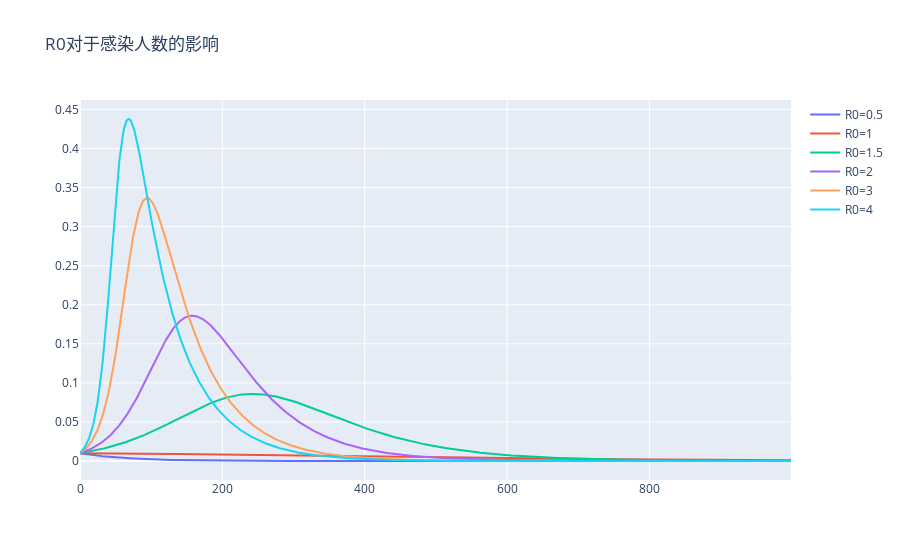

Source (notebook cell):
### Code cell
R_list=[0.5,1,1.5,2,3,4]
fig=go.Figure()

for R0 in R_list:
    beta=v*R0
    S=[N0]
    I=[NI0]
    R=[0]

    T=range(times)
    for i in T:
        S.append(S[i]+(-beta*S[i]*I[i]+r*R[i])*dt)
        I.append(I[i]+(beta*S[i]*I[i]-v*I[i])*dt)
        R.append(R[i]+(v*I[i]-r*R[i]-d*I[i])*dt)

    fig.add_trace(go.Scatter(x=np.array(T),y=I,name=f'R0={R0}'))
fig.update_layout(title="R0对于感染人数的影响")
fig.show()

### Figure 1 — Plotly figure (JSON) as saved in the notebook; plotly's stock layout.template omitted (floating-point values rounded to 4 significant figures; data arrays with more than 128 entries replaced by an {"elided": "..."} marker saying what was removed)
{"data": [{"name": "R0=0.5", "type": "scatter", "x": {"elided": "1000 int values"}, "y": {"elided": "1001 float values"}}, {"name": "R0=1", "type": "scatter", "x": {"elided": "1000 int values"}, "y": {"elided": "1001 float values"}}, {"name": "R0=1.5", "type": "scatter", "x": {"elided": "1000 int values"}, "y": {"elided": "1001 float values"}}, {"name": "R0=2", "type": "scatter", "x": {"elided": "1000 int values"}, "y": {"elided": "1001 float values"}}, {"name": "R0=3", "type": "scatter", "x": {"elided": "1000 int values"}, "y": {"elided": "1001 float values"}}, {"name": "R0=4", "type": "scatter", "x": {"elided": "1000 int values"}, "y": {"elided": "1001 float values"}}], "layout": {"title": {"text": "R0对于感染人数的影响"}}}
